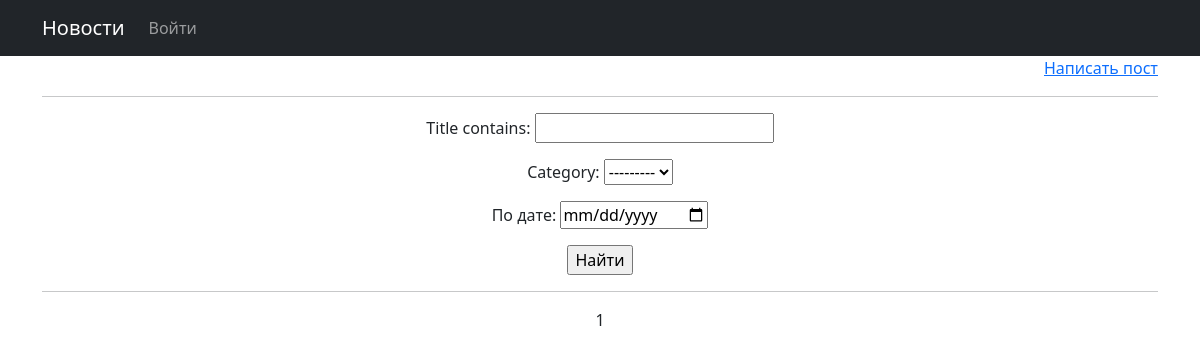
Before: /news/ with the older database file.
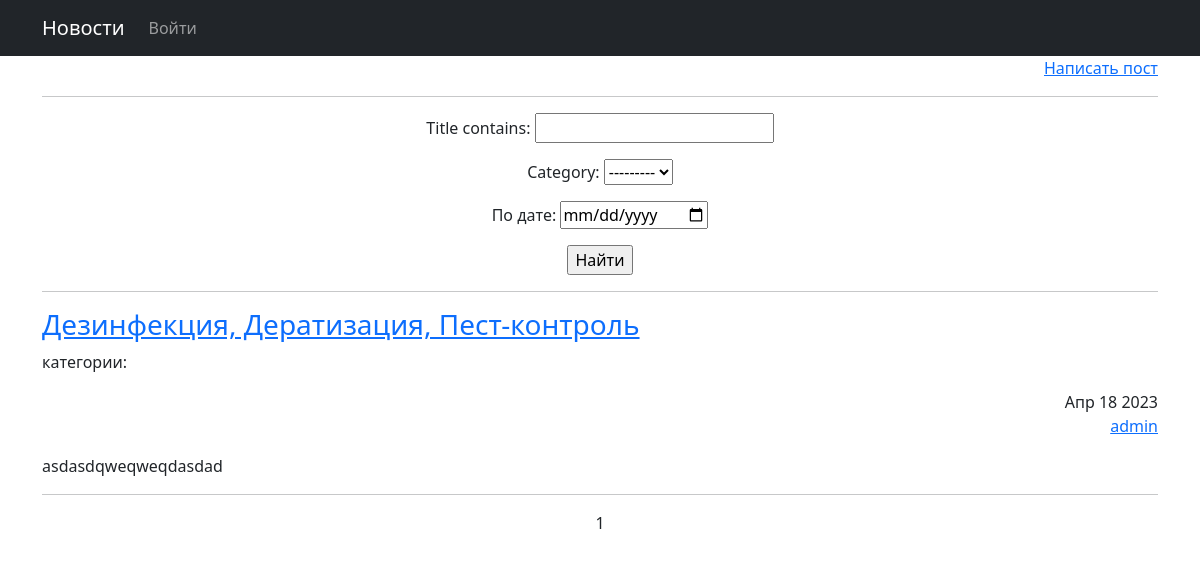
After: the same page with the newer database file.
### Portal/models.py (models this page shows, shortened)
class Post(models.Model):
    author = models.ForeignKey(Author, on_delete=models.CASCADE)
    date_in = models.DateTimeField(auto_now_add=True)
    TYPE_CATEGORY = [
        ('NW', 'Новость'),
        ('AR', 'Статья')
    ]
    type_category = models.CharField(max_length=2, choices=TYPE_CATEGORY, default='NW')
    category = models.ManyToManyField(Category, through='PostCategory')
    title = models.CharField(max_length=128)
    text = models.TextField()
    rating = models.SmallIntegerField(default=0)

### Accounts/models.py (models this page shows, shortened)
class Author(models.Model):
    name = models.OneToOneField(User, on_delete=models.CASCADE)
    rating = models.SmallIntegerField(default=0)
    avatar = models.ImageField(upload_to='avatar/', null=True, blank=True)
    def __str__(self):
        return f'{self.name}'

### Portal/views.py (the view)
# urls.py: path('', views.ListNews.as_view(), name='ListNews'),
class ListNews(generic.ListView):
    model = mod.Post
    ordering = '-date_in'
    template_name = 'portal/ListNews.html'
    context_object_name = 'ListNews'
    paginate_by = 2
    def get_queryset(self):
        queryset = super().get_queryset()
        self.filterset = PostListSearch(self.request.GET, queryset)
        return self.filterset.qs
    def get_context_data(self, **kwargs):
        context = super().get_context_data(**kwargs)
        context['filterset'] = self.filterset
        return context

### Portal/templatetags/custom_filters.py (called while the page is built)
@register.filter()
def censor(value: str):
    forbidden = ['запорожской']
    for _ in value.split():
        if _.isalpha() and _.lower() in forbidden:
            value = value.replace(_, f'{_[0]}{"*" * (len(_) - 1)}')
    return value

### templates/portal/ListNews.html (shortened to what this page needs)
{% extends 'flatpages/index.html' %}
{% load custom_filters %}
{% load custom_tags %}
{% block content %}
<div align="right">
    <a href="{% url 'CreateNews' %}">Написать пост</a>
</div>
<hr>
   <form action="" method="get">
       {{ filterset.form.as_p }}
       <input type="submit" value="Найти" />
   </form>
<hr>
{% for post in ListNews %}
<article class="article">
    <h3 class="article__title" align="left">
        <a href="{% url 'DetailNews' pk=post.pk %}">{{ post.title|censor }}</a>
    </h3>
    <div align="left" class="category_post_list">
        <p align="left">категории:
        </p>
    </div>
    <div class="article__author author-article" align="right">
        <time class="article__datetime">{{ post.date_in|date:'M d Y' }}</time>
        <p><a class="author-article__link" href="#">{{ post.author }}</a></p>
    </div>
    <div class="article__content" align="left">
        {{ post.text|censor|truncatechars:40 }}
    </div>
</article>
<hr>
{% endfor %}
   {{ page_obj.number }}
{% endblock content %}

### templates/flatpages/index.html (shortened to what this page needs)
<!DOCTYPE html>
<html lang="ru">
<head>
    {% load static %}
    <link href="{% static 'css/styles.css' %}" rel="stylesheet"/>
</head>
<body>
<nav class="navbar navbar-expand-lg navbar-dark bg-dark static-top">
    <div class="container">
        <a class="navbar-brand" href="{% url 'ListNews' %}">Новости</a>
        <div class="collapse navbar-collapse" id="navbarResponsive">
            <ul class="navbar-nav ml-auto">
                {% if not request.user.is_authenticated %}
                <li class="nav-item">
                    <a class="nav-link" href="/accounts/login/">Войти</a>
                </li>
                {% else %}
                <li class="nav-item">
                    <a class="nav-link" href="/accounts/profile/">Профиль</a>
                </li>
                {% endif %}
            </ul>
        </div>
    </div>
</nav>
<div class="container">
    <div class="row">
        <div class="col-lg-12 text-center">
            {% block content %}{% endblock content %}
        </div>
    </div>
</div>
</body>
</html>

Changed rows visible on the page:
added Post: title|censor "Дезинфекция, Дератизация, Пест-контроль", date_in "Апр 18 2023", author "admin", text|censor "asdasdqweqweqdasdad"
